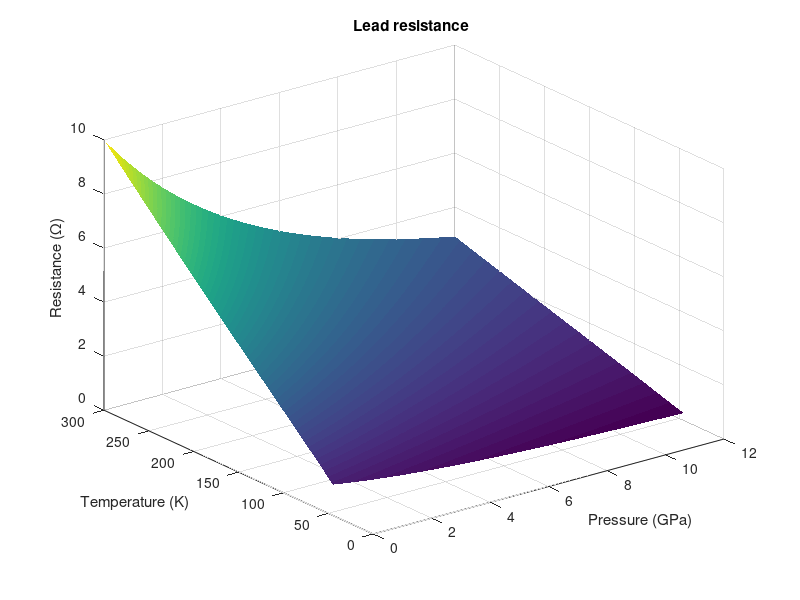
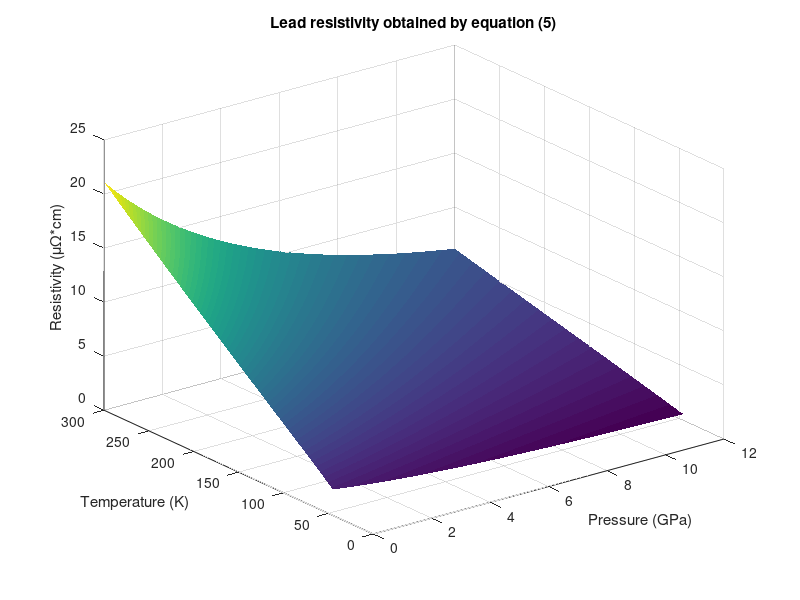

MATLAB code for these plots, in order: (Note: this script raises an error after producing the figures.)
clc;
clear;
close all;

%% Montando a estrutura da resistividade teorica

%Constantes
theta0 = 86; % em kelvin
gama0 = 2.629;
B = 43.7; % em GPa
Blinha = 0.44; 
K0 = 2091; % em K^-1 cm ohm
beta = 0.87;
delta = 1.2;
alfa = 28.9*10^(-6); % em k^-1
C = 0.55;
ni = 6.5;
resistividade0 = 21.11; % em microOhms cm
resistencia0 = 10; % em Omhs (é só uma suposição do valor)
[T,P] = meshgrid(45:0.1:300,0:0.004:12); % em kelvin e em GPa

%Definindo a relacao do volume, que fica uma versão resumida, ja que
%estamos trabalhando a 300 K
vol_razao = (1 - (((3*C*alfa).*(300 -T)))).*((((P.*Blinha)./B) + 1).^((-1)/Blinha));

%% Resumo das relacoes que dependem do volume

K = K0.*((vol_razao).^beta);
gama = gama0.*((vol_razao).^delta);
theta = theta0.*((vol_razao).^(-gama));

%% Montando a relacao da resistividade com os parametros dados
A = (K.*T)./(4.*(theta.^2));
B = (theta.^2)./(18.*(T.^2));
C = (1/480).*((theta./T).^4);
resistividade_BG = A.*(1 - B + C);

%% Plotando a curva teorica da resistencia
figure;
surf(P,T, resistividade_BG*(resistencia0/resistividade0))
shading flat;
title('Lead resistance ')
xlabel('Pressure (GPa)')
ylabel('Temperature (K)')
zlabel('Resistance (\Omega)')

%% Plotando a curva teorica da resistividade
figure;
surf(P,T, resistividade_BG)
shading flat;
title('Lead resistivity obtained by equation (5)')
xlabel('Pressure (GPa)')
ylabel('Temperature (K)')
zlabel('Resistivity (\mu\Omega*cm)')
%% Chamando os dados
data =  importdata('Pb_teorico');
z = data(:,1); % pressão em GPa
y = data(:,2); % temperatura em K
x = data(:,3); % resistividade me microhmscm

data1 =  importdata('Pb_experimental_P-T-R');
z1 = data1(:,1); % pressão em GPa
y1 = data1(:,2); % temperatura em K
x1 = data1(:,3); % resistividade me microhmscm

data2 =  importdata('Pb_experimental_P-R');
z2 = data2(:,1); % pressão em GPa
x2 = data2(:,2); % resistividade me microhmscm

%% Fazendo o plot com os pontos teoricos e a interpolação da resistividade
%lembrando que os dados estão considerando a temperatura até 300k
figure;
plot3(z1,y1,x1, 'b.');


hold on;
[zz, yy] = meshgrid(0:0.1:15, 0:0.1:300);
xx = griddata(z1, y1,x1, zz, yy);

h = surf(zz, yy, xx);
colormap gray;
shading flat;

grid on;
title('Lead resistivity obtained by data interpolation')
xlabel('Pressure (GPa)');
ylabel('Temperature (K)');
zlabel('Resistivity (\mu\Omega*cm)');

%% Fazendo o plot com os pontos teoricos e a interpolação da resistencia
%lembrando que os dados estão considerando a temperatura até 300k
figure;
plot3(z1,y1,x1*(resistencia0/resistividade0), 'b.');


hold on;
[zz, yy] = meshgrid(0:0.1:15, 0:0.1:300);
xx = griddata(z1, y1,x1*(resistencia0/resistividade0), zz, yy);

h = surf(zz, yy, xx);
colormap gray;
shading flat;

grid on;
title('Lead resistance obtained by data interpolation')
xlabel('Pressure (GPa)');
ylabel('Temperature (K)');
zlabel('Resistance (\Omega)');

%% Localizando pontos no gráfico interpolado teorico
%Falta colocar a relação para resistencia
disp('Encontrando o valor da Pressão')
Tsugerido = input('Para qual temperatura em Kelvin: ');
Rsugerido = input('Para qual resistividade em \mu\Omega*cm: ');
Pl = 0:0.004:12;
r = resistividade_BG(T == Tsugerido);
Pressure = interp1(r,Pl,Rsugerido,'linear','extrap');
fprintf('Para a temperatura %d K e a resistividade %d micro-Ohms*cm, a pressão teorica é %d GPa \n',Tsugerido,Rsugerido,Pressure)

%% Plot da relação da resistividade teorica
figure;
plot(Pl, r,'g');
hold on;
% Plot da relação da resistividade experimental
x11 = 0:0.01:10; %estendendo a pressão
y11 = interp1(z2,x2,x11,'linear','extrap');
Pressure1 = interp1(x2,z2,Rsugerido,'linear','extrap');
fprintf('Para a temperatura %d K e a resistividade %d micro-Ohms*cm, a pressão experimental é %d GPa \n',Tsugerido,Rsugerido,Pressure1)

plot(x11,y11,'.');
hold on;
% Plot do ponto teorico 
x_ponto = [Pressure, Pressure1];
y_ponto = [Rsugerido, Rsugerido];
plot (x_ponto,y_ponto,'ks');
legend('Theoretical Resistivity','Data interpolation','Chosen Data');
title("Lead resistivity for a temperature of " + Tsugerido +" K ");
xlabel('Pressure (GPa)');
ylabel('Resistivity (\mu\Omega*cm)');



